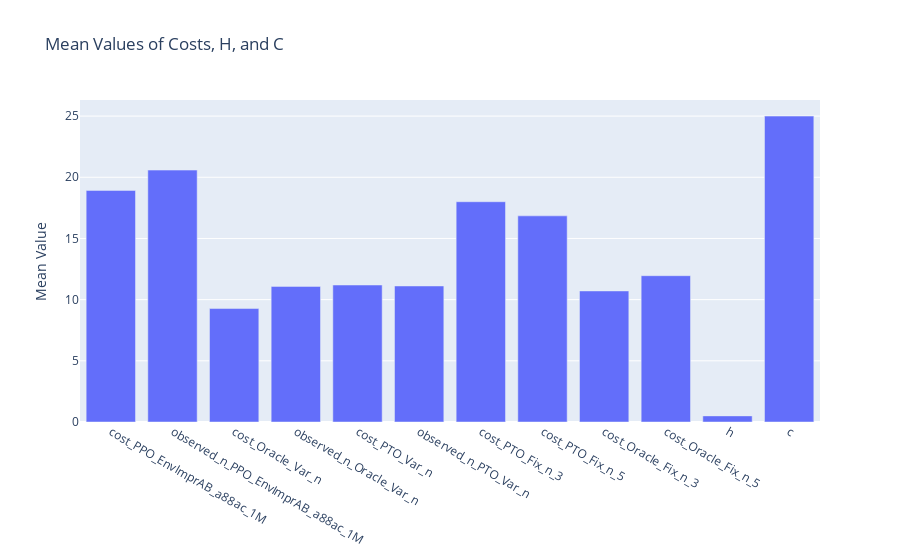
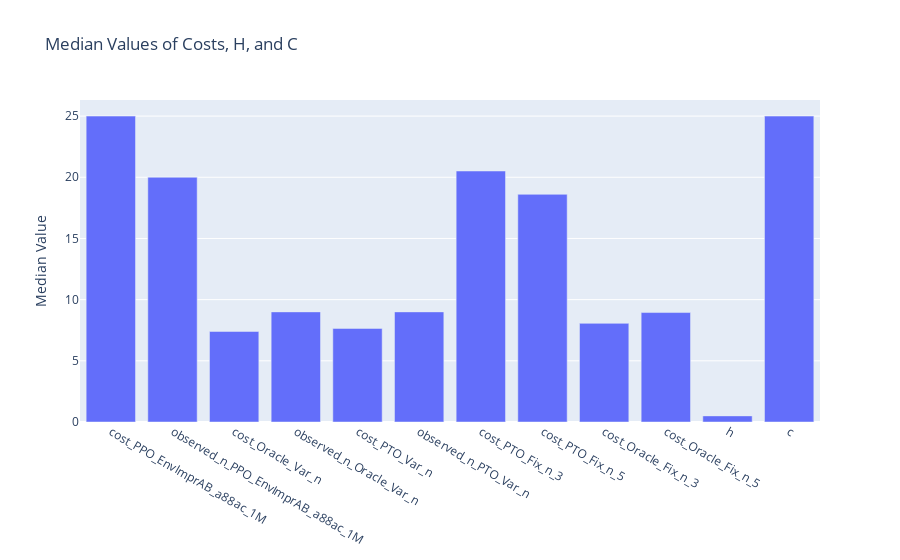

Notebook source saved alongside these figures, in order:
### Markdown cell above
## Visualize Results

### Code cell
import plotly.graph_objects as go

# columns_to_visualize = [x for x in test_df.columns if 'cost' in x or 'observe' in x]

# Calculate means
means = test_df[columns_to_visualize + ['h', 'c']].mean()

# Plot
fig = go.Figure(data=[go.Bar(x=means.index, y=means.values)])
fig.update_layout(title="Mean Values of Costs, H, and C", yaxis_title="Mean Value")
fig.show()

# Calculate medians
medians = test_df[columns_to_visualize + ['h', 'c']].median()

# Plot
fig = go.Figure(data=[go.Bar(x=medians.index, y=medians.values)])
fig.update_layout(title="Median Values of Costs, H, and C", yaxis_title="Median Value")
fig.show()

# Create a dataframe with two rows: one for means and one for medians
summary_df = pd.DataFrame({'Mean': means, 'Median': medians}).T
summary_df.head()

### Figure 1 — Plotly figure (JSON) as saved in the notebook; plotly's stock layout.template omitted (floating-point values rounded to 4 significant figures)
{"data": [{"type": "bar", "x": ["cost_PPO_EnvImprAB_a88ac_1M", "observed_n_PPO_EnvImprAB_a88ac_1M", "cost_Oracle_Var_n", "observed_n_Oracle_Var_n", "cost_PTO_Var_n", "observed_n_PTO_Var_n", "cost_PTO_Fix_n_3", "cost_PTO_Fix_n_5", "cost_Oracle_Fix_n_3", "cost_Oracle_Fix_n_5", "h", "c"], "y": [18.93, 20.59, 9.272, 11.08, 11.2, 11.12, 18.0, 16.85, 10.71, 11.96, 0.5, 25.0]}], "layout": {"title": {"text": "Mean Values of Costs, H, and C"}, "yaxis": {"title": {"text": "Mean Value"}}}}

### Figure 2 — Plotly figure (JSON) as saved in the notebook; plotly's stock layout.template omitted (floating-point values rounded to 4 significant figures)
{"data": [{"type": "bar", "x": ["cost_PPO_EnvImprAB_a88ac_1M", "observed_n_PPO_EnvImprAB_a88ac_1M", "cost_Oracle_Var_n", "observed_n_Oracle_Var_n", "cost_PTO_Var_n", "observed_n_PTO_Var_n", "cost_PTO_Fix_n_3", "cost_PTO_Fix_n_5", "cost_Oracle_Fix_n_3", "cost_Oracle_Fix_n_5", "h", "c"], "y": [25.0, 20.0, 7.398, 9.0, 7.647, 9.0, 20.51, 18.61, 8.06, 8.944, 0.5, 25.0]}], "layout": {"title": {"text": "Median Values of Costs, H, and C"}, "yaxis": {"title": {"text": "Median Value"}}}}
